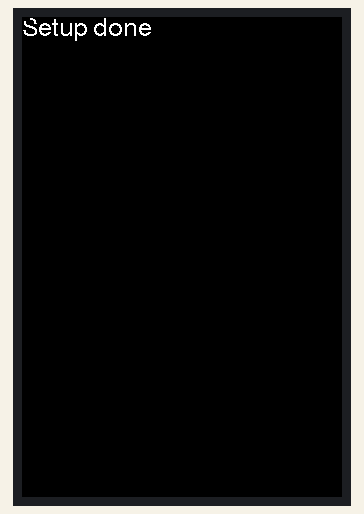
Recording of a sketch running on a simulated ESP32. Shown: 320×480 colour display. The camera gives no picture.

Above: at 1.4 s.

The sketch:

A-Camera.ino
```cpp
#define LGFX_USE_V1
#include <LovyanGFX.hpp>
#include <Wire.h>

#include <esp_camera.h>
#include <driver/i2s.h>
#define CAMERA_MODEL_ELECROW
#include "camera_pins.h"
int stream_flag = 1;

#define LCD_MOSI 13
#define LCD_MISO 14 // 12
#define LCD_SCK 12
#define LCD_CS 3
#define LCD_RST -1 // 26
#define LCD_DC 42  // 33
#define LCD_BL 46
class LGFX : public lgfx::LGFX_Device
{
    lgfx::Panel_ILI9488 _panel_instance;
    lgfx::Bus_SPI _bus_instance;

  public:
    LGFX(void)
    {
      {
        auto cfg = _bus_instance.config();
        cfg.spi_host = SPI3_HOST;
        cfg.spi_mode = 0;
        cfg.freq_write = 60000000;
        cfg.freq_read = 16000000;
        cfg.spi_3wire = true;
        cfg.use_lock = true;
        cfg.dma_channel = SPI_DMA_CH_AUTO;
        cfg.pin_sclk = LCD_SCK;
        cfg.pin_mosi = LCD_MOSI;
        cfg.pin_miso = LCD_MISO;
        cfg.pin_dc = LCD_DC;
        _bus_instance.config(cfg);
        _panel_instance.setBus(&_bus_instance);
      }

      {
        auto cfg = _panel_instance.config();

        cfg.pin_cs = LCD_CS;
        cfg.pin_rst = LCD_RST;
        cfg.pin_busy = -1;
        cfg.memory_width = 320;
        cfg.memory_height = 480;
        cfg.panel_width = 320;
        cfg.panel_height = 480;
        cfg.offset_x = 0;
        cfg.offset_y = 0;
        cfg.offset_rotation = 0;
        cfg.dummy_read_pixel = 8;
        cfg.dummy_read_bits = 1;
        cfg.readable = true;
        cfg.invert = false;
        cfg.rgb_order = false;
        cfg.dlen_16bit = false;
        cfg.bus_shared = true;
        _panel_instance.config(cfg);
      }
      setPanel(&_panel_instance);
    }
};


LGFX lcd;
void setup() {
  // put your setup code here, to run once:
  Serial.begin(115200);

  //LCD初始化
  lcd.init();
  lcd.fillScreen(TFT_WHITE);
  lcd.setTextFont(4);
  pinMode(LCD_BL, OUTPUT);
  lcd.fillScreen(TFT_BLACK);
  digitalWrite(LCD_BL, HIGH);
  delay(500);

  camera_init();
  lcd.printf("Setup done");

}

void loop() {
  // put your main code here, to run repeatedly:
  camera_fb_t *fb = NULL;
  fb = esp_camera_fb_get();
  if (stream_flag == 1)
  {
    lcd.pushImage(0, 0, fb->width, fb->height, (lgfx::swap565_t *)fb->buf);
  }
  esp_camera_fb_return(fb);
}

//Camera setting
void camera_init()
{
  // camera config
  camera_config_t config;
  config.ledc_channel = LEDC_CHANNEL_0;
  config.ledc_timer = LEDC_TIMER_0;
  config.pin_d0 = Y2_GPIO_NUM;
  config.pin_d1 = Y3_GPIO_NUM;
  config.pin_d2 = Y4_GPIO_NUM;
  config.pin_d3 = Y5_GPIO_NUM;
  config.pin_d4 = Y6_GPIO_NUM;
  config.pin_d5 = Y7_GPIO_NUM;
  config.pin_d6 = Y8_GPIO_NUM;
  config.pin_d7 = Y9_GPIO_NUM;
  config.pin_xclk = XCLK_GPIO_NUM;
  config.pin_pclk = PCLK_GPIO_NUM;
  config.pin_vsync = VSYNC_GPIO_NUM;
  config.pin_href = HREF_GPIO_NUM;
  config.pin_sscb_sda = SIOD_GPIO_NUM;
  config.pin_sscb_scl = SIOC_GPIO_NUM;
  config.pin_pwdn = PWDN_GPIO_NUM;
  config.pin_reset = RESET_GPIO_NUM;
  config.xclk_freq_hz = 20000000;

  config.pixel_format = PIXFORMAT_RGB565;
  config.frame_size = FRAMESIZE_QVGA;
  //  config.frame_size = FRAMESIZE_UXGA;
  config.jpeg_quality = 10;
  config.fb_count = 1;

  // camera init
  esp_err_t err = esp_camera_init(&config);
  if (err != ESP_OK)
  {
    Serial.printf("Camera init failed with error 0x%x", err);
    while (1)
      ;
  }

  sensor_t *s = esp_camera_sensor_get();
  // initial sensors are flipped vertically and colors are a bit saturated
  if (s->id.PID == OV2640_PID)
  {
    s->set_vflip(s, 0);   // vertical flip
    s->set_hmirror(s, 1); // Horizontal mirror

    s->set_brightness(s, 0); // up the blightness just a bit
    s->set_saturation(s, 1); // lower the saturation
  }
  // drop down frame size for higher initial frame rate
  s->set_framesize(s, FRAMESIZE_QVGA);

  //show_log(0);
}
```

camera_pins.h
```cpp
#if defined(CAMERA_MODEL_WROVER_KIT)
#define PWDN_GPIO_NUM    -1
#define RESET_GPIO_NUM   -1
#define XCLK_GPIO_NUM    32//21
#define SIOD_GPIO_NUM    26
#define SIOC_GPIO_NUM    27

#define Y9_GPIO_NUM      35
#define Y8_GPIO_NUM      34
#define Y7_GPIO_NUM      39
#define Y6_GPIO_NUM      36
#define Y5_GPIO_NUM      21//19
#define Y4_GPIO_NUM      19//18
#define Y3_GPIO_NUM       18//5
#define Y2_GPIO_NUM       5//4
#define VSYNC_GPIO_NUM   25
#define HREF_GPIO_NUM    23
#define PCLK_GPIO_NUM    22

#elif defined(CAMERA_MODEL_ESP_EYE)
#define PWDN_GPIO_NUM    -1
#define RESET_GPIO_NUM   -1
#define XCLK_GPIO_NUM    4
#define SIOD_GPIO_NUM    18
#define SIOC_GPIO_NUM    23

#define Y9_GPIO_NUM      36
#define Y8_GPIO_NUM      37
#define Y7_GPIO_NUM      38
#define Y6_GPIO_NUM      39
#define Y5_GPIO_NUM      35
#define Y4_GPIO_NUM      14
#define Y3_GPIO_NUM      13
#define Y2_GPIO_NUM      34
#define VSYNC_GPIO_NUM   5
#define HREF_GPIO_NUM    27
#define PCLK_GPIO_NUM    25

#elif defined(CAMERA_MODEL_M5STACK_PSRAM)
#define PWDN_GPIO_NUM     -1
#define RESET_GPIO_NUM    15
#define XCLK_GPIO_NUM     27
#define SIOD_GPIO_NUM     25
#define SIOC_GPIO_NUM     23

#define Y9_GPIO_NUM       19
#define Y8_GPIO_NUM       36
#define Y7_GPIO_NUM       18
#define Y6_GPIO_NUM       39
#define Y5_GPIO_NUM        5
#define Y4_GPIO_NUM       34
#define Y3_GPIO_NUM       35
#define Y2_GPIO_NUM       32
#define VSYNC_GPIO_NUM    22
#define HREF_GPIO_NUM     26
#define PCLK_GPIO_NUM     21

#elif defined(CAMERA_MODEL_M5STACK_WIDE)
#define PWDN_GPIO_NUM     -1
#define RESET_GPIO_NUM    15
#define XCLK_GPIO_NUM     27
#define SIOD_GPIO_NUM     22
#define SIOC_GPIO_NUM     23

#define Y9_GPIO_NUM       19
#define Y8_GPIO_NUM       36
#define Y7_GPIO_NUM       18
#define Y6_GPIO_NUM       39
#define Y5_GPIO_NUM        5
#define Y4_GPIO_NUM       34
#define Y3_GPIO_NUM       35
#define Y2_GPIO_NUM       32
#define VSYNC_GPIO_NUM    25
#define HREF_GPIO_NUM     26
#define PCLK_GPIO_NUM     21

#elif defined(CAMERA_MODEL_MAKERFABS)
#define PWDN_GPIO_NUM    -1
#define RESET_GPIO_NUM   -1
#define XCLK_GPIO_NUM    32
#define SIOD_GPIO_NUM    26
#define SIOC_GPIO_NUM    27

#define Y9_GPIO_NUM      35
#define Y8_GPIO_NUM      34
#define Y7_GPIO_NUM      39
#define Y6_GPIO_NUM      36
#define Y5_GPIO_NUM      21
#define Y4_GPIO_NUM      19
#define Y3_GPIO_NUM      18
#define Y2_GPIO_NUM      5
#define VSYNC_GPIO_NUM   25
#define HREF_GPIO_NUM    23
#define PCLK_GPIO_NUM    22

#elif defined(CAMERA_MODEL_ELECROW)
#define PWDN_GPIO_NUM -1
#define RESET_GPIO_NUM -1
#define XCLK_GPIO_NUM 7  //
#define SIOD_GPIO_NUM 2   //
#define SIOC_GPIO_NUM 1   //

#define Y2_GPIO_NUM 8
#define Y3_GPIO_NUM 47
#define Y4_GPIO_NUM 48
#define Y5_GPIO_NUM 21
#define Y6_GPIO_NUM 18
#define Y7_GPIO_NUM 16
#define Y8_GPIO_NUM 15
#define Y9_GPIO_NUM 6

#define VSYNC_GPIO_NUM 4
#define HREF_GPIO_NUM 5
#define PCLK_GPIO_NUM 17

#endif
```
